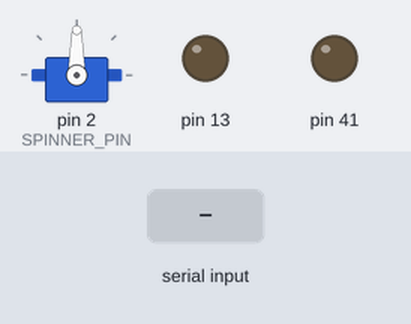
The sketch below on a simulated Arduino Mega 2560, built with avr-gcc and run on an emulated ATmega2560. Shown: servo, output pins drawn as LEDs (lit = HIGH). Inputs (shaded band) come from the test bench.

Above: at 1.2 s.
1.3 s: "1" received over Serial
At 1.8 s:
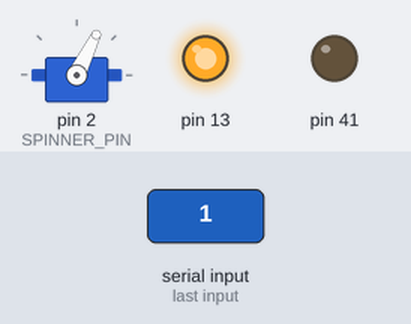
2.9 s: "2" received over Serial
At 4.2 s:
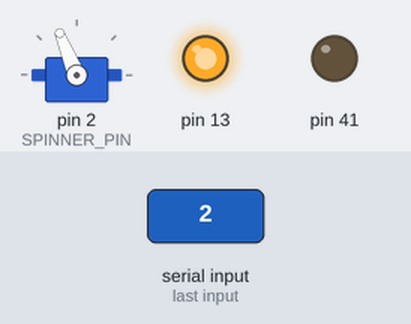
4.5 s: "3" received over Serial
At 5.4 s:
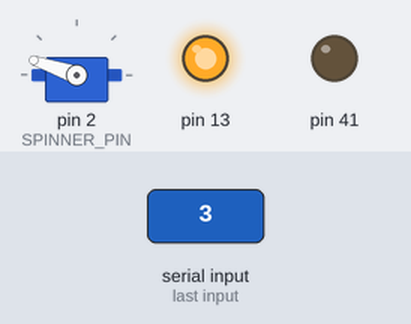
6.0 s: "r" received over Serial
At 6.6 s:
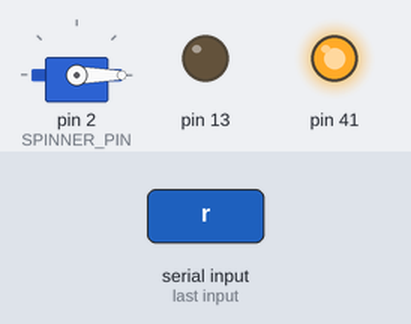
7.5 s: "1" received over Serial
At 8.7 s:
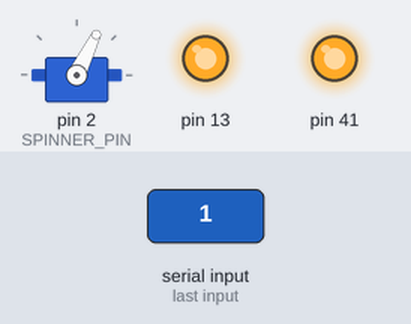
9.0 s: "0" received over Serial
At 10.1 s:
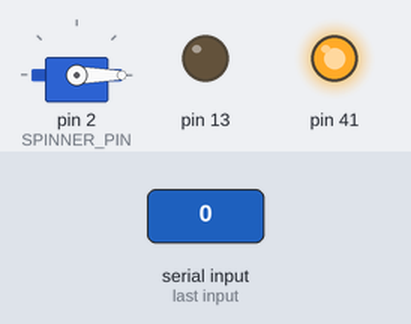
Timing chart, 0 to 11.5 s (numbered marks = the images above; inputs shaded):
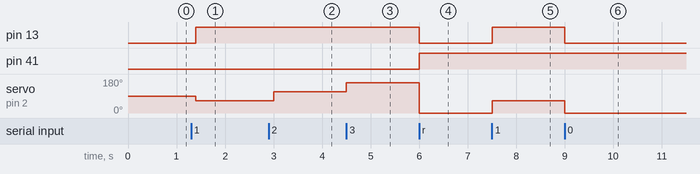

The sketch:

sketch.ino
```cpp
#include <Servo.h>
#define SPINNER_PIN 2

Servo spinner;

void setup()
{
  Serial.begin(9600);
  spinner.attach(SPINNER_PIN);
  pinMode(13,OUTPUT);
  pinMode(41,OUTPUT);
}
int dir = 0;
void loop()
{
  if(Serial.available()){
    char command = Serial.read();
    int usec = 0;
    switch(command){
    case '1':
      usec = 1200;
      break;
    case '2':
      usec = 1700;
      break;
    case '3':
      usec = 2200;
      break;
    case 'r':
      dir = !dir;
      digitalWrite(41, dir?HIGH:LOW);
    }
    if(usec){
      digitalWrite(13,HIGH);
    } else {
      digitalWrite(13,LOW);
    }

    spinner.writeMicroseconds(usec);
  }
  delay(100);
}
```

Measured:
- after the input at 1.3 s, pin 13: LOW → HIGH after 0.10 s; servo on pin 2 (SPINNER_PIN): 90° → 64° after 0.10 s
- after the input at 2.9 s, servo on pin 2 (SPINNER_PIN): 64° → 112° after 0.10 s
- after the input at 4.5 s, servo on pin 2 (SPINNER_PIN): 112° → 161° at once
- after the input at 6.0 s, pin 13: HIGH → LOW at once; pin 41: LOW → HIGH at once; servo on pin 2 (SPINNER_PIN): 161° → 0° at once
- after the input at 7.5 s, pin 13: LOW → HIGH at once; servo on pin 2 (SPINNER_PIN): 0° → 64° at once
- after the input at 9.0 s, pin 13: HIGH → LOW at once; servo on pin 2 (SPINNER_PIN): 64° → 0° at once
